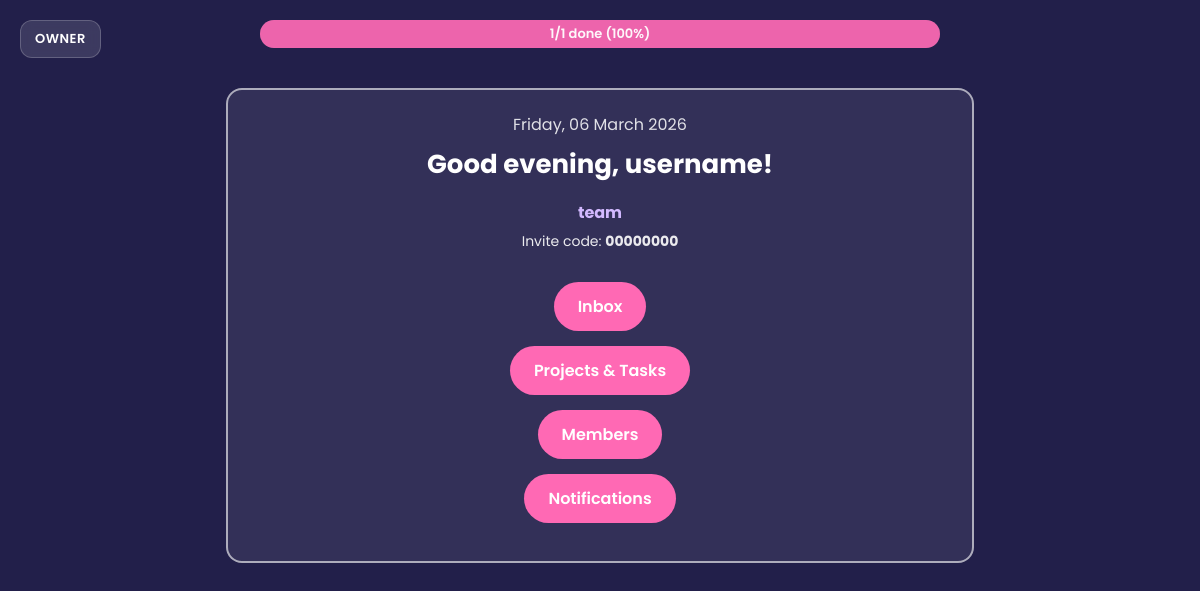
The app's page /app (signed in) with its own data.
### tables this page shows
CREATE TABLE teams (
        id INTEGER PRIMARY KEY AUTOINCREMENT,
        name TEXT NOT NULL,
        owner TEXT NOT NULL,
        invite_code TEXT NOT NULL UNIQUE
    );

### app.py (the view, shortened to what this page needs)
@app.route("/app")
def app_home():
    if "username" not in session:
        return redirect("/login")
    name = session["username"]
    now = datetime.now()
    greet = "Good morning" if now.hour < 12 else (
        "Good afternoon" if now.hour < 18 else "Good evening"
    )
    date_str = now.strftime("%A, %d %B %Y")
    initials = name[:2].upper()
    join_role = session.pop("last_join_role", None)
    con = db()
    cur = con.cursor()
    team_id = _current_team_id(name)
    if not team_id:
        con.close()
        return redirect("/welcome")
    cur.execute(
        "SELECT id, name, invite_code, owner FROM teams WHERE id=?",
        (team_id,)
    )
    row = cur.fetchone()
    if not row:
        con.close()
        return redirect("/welcome")
    team = {
        "id": row[0],
        "name": row[1],
        "code": row[2],
        "owner": row[3]
    }
    role = "owner" if team["owner"] == name else "member"
    if role == "owner":
        cur.execute("""
            SELECT COUNT(*)
            FROM tasks tk
            JOIN projects p ON tk.project_id = p.id
            WHERE p.team_id=?
        """, (team_id,))
        total_tasks = cur.fetchone()[0]
        cur.execute("""
            SELECT COUNT(*)
            FROM tasks tk
            JOIN projects p ON tk.project_id = p.id
            WHERE p.team_id=? AND tk.status=1
        """, (team_id,))
        done_tasks = cur.fetchone()[0]
        todo_tasks = total_tasks - done_tasks
        progress_percent = round((done_tasks / total_tasks) * 100) if total_tasks else 0
        con.close()
        return render_template(
            "owner_home.html",
            username=name,
            initials=initials,
            greeting=greet,
            date_today=date_str,
            team=team,
            role=role,
            join_role=join_role,
            total_tasks=total_tasks,
            done_tasks=done_tasks,
            todo_tasks=todo_tasks,
            progress_percent=progress_percent
        )

### app.py (called while the page is built, shortened)
def db():
    return sqlite3.connect(DB_PATH)

def _current_team_id(username):
    active = session.get("active_team_id")
    con = db()
    cur = con.cursor()
    cur.execute(
        "SELECT id FROM teams WHERE owner=? ORDER BY id DESC LIMIT 1",
        (username,)
    )
    r = cur.fetchone()
    con.close()
    return r[0] if r else None

### templates/owner_home.html (shortened to what this page needs)
<!DOCTYPE html>
<html>
<head>
  <link rel="stylesheet" href="{{ url_for('static', filename='style.css') }}">
</head>
<body class="owner-page">
  <div class="owner-role-badge">OWNER</div>
  <div class="owner-progress-wrapper">
    <div class="owner-progress-bar">
      {% if total_tasks == 0 %}
        <span class="owner-progress-text">Your team have no tasks yet</span>
      {% else %}
        <div class="owner-progress-fill" style="width: {{ progress_percent }}%;"></div>
        <span class="owner-progress-text">{{ done_tasks }}/{{ total_tasks }} done ({{ progress_percent }}%)</span>
      {% endif %}
    </div>
  </div>
  <div class="owner-top-box">
    <div class="owner-date">{{ date_today }}</div>
    <div class="owner-greeting">{{ greeting }}, {{ username }}!</div>
    <div class="owner-team-name">{{ team.name }}</div>
    <div class="owner-team-code">Invite code: <b>{{ team.code }}</b></div>
    <ul class="owner-menu">
      <li><a href="/inbox" class="owner-menu-link">Inbox</a></li>
      <li><a href="/projects" class="owner-menu-link">Projects & Tasks</a></li>
      <li><a href="{{ url_for('members') }}" class="owner-menu-link">Members</a></li>
      <li><a href="/notifications" class="owner-menu-link">Notifications</a></li>
    </ul>
  </div>
</body>
</html>

### static/style.css (style rules this page uses)
body { margin:0; background:#494994; font-family:'Poppins',sans-serif; color:#fff; }
.owner-page { background:#221f4a; margin:0; padding:0; color:white; display:flex; flex-direction:column; justify-content:flex-start; align-items:center; min-height:100vh; }
.owner-role-badge { position:fixed; top:20px; left:20px; background:rgba(255,255,255,0.12); padding:8px 14px; border-radius:12px; font-size:13px; font-weight:600; letter-spacing:0.5px; color:#ffffff; border:1px solid rgba(255,255,255,0.2); backdrop-filter:blur(6px); }
.owner-progress-wrapper { width:100%; max-width:700px; margin-top:20px; padding:0 10px; box-sizing:border-box; }
.owner-progress-bar { width:100%; height:28px; background:rgba(255,255,255,0.15); border-radius:999px; overflow:hidden; position:relative; display:flex; align-items:center; justify-content:center; }
.owner-progress-fill { position:absolute; left:0; top:0; height:100%; background:#ff69b4; opacity:0.9; }
.owner-progress-text { position:relative; font-size:13px; color:#ffffff; opacity:0.95; font-weight:600; }
.owner-top-box { margin-top:40px; background:rgba(255,255,255,.08); border:2px solid rgba(255,255,255,.6); border-radius:16px; padding:22px; width:700px; max-width:90%; text-align:center; }
.owner-date { font-size:16px; opacity:.85; margin-bottom:8px; }
.owner-greeting { font-size:26px; font-weight:700; margin-bottom:16px; }
.owner-team-name { font-weight:700; margin-bottom:6px; color:#d2b9ff; }
.owner-team-code { font-size:14px; opacity:.9; }
.owner-menu { margin-top:30px; list-style:none; padding:0; display:flex; flex-direction:column; gap:15px; }
.owner-menu li { text-align:center; }
.owner-menu-link { display:inline-block; background:#ff69b4; color:white; padding:12px 24px; border-radius:25px; text-decoration:none; font-weight:600; transition:background 0.3s; }

### records on screen
teams: owner "username", name "team", code "00000000"

### other values on screen
{{ done_tasks }} "1"
{{ total_tasks }} "1"
{{ progress_percent }} "100"
